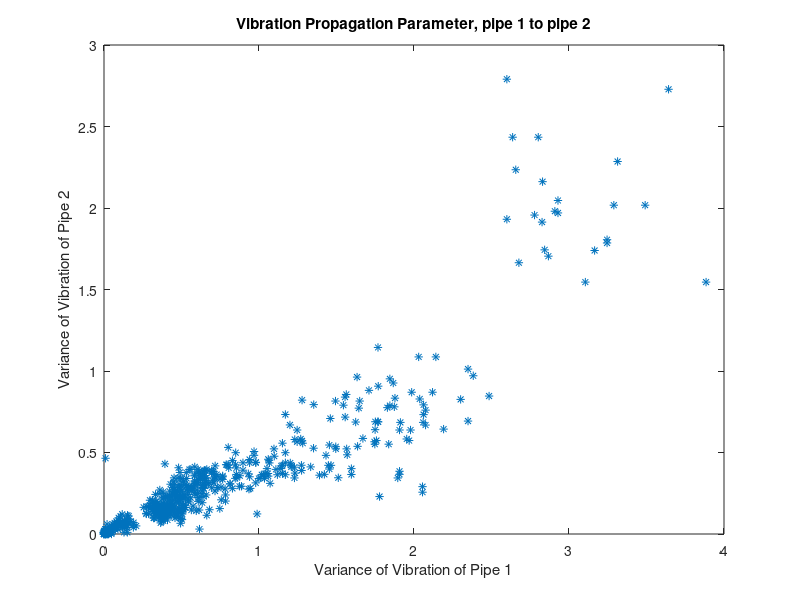
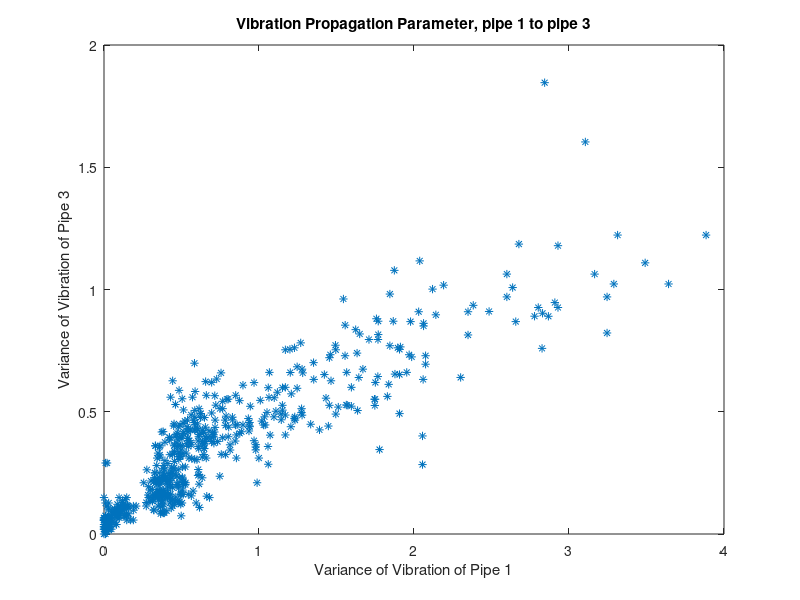
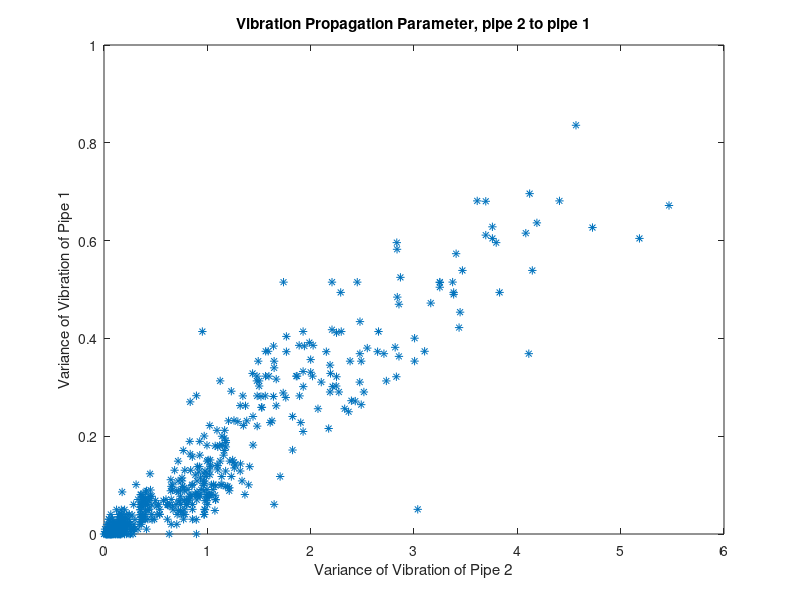
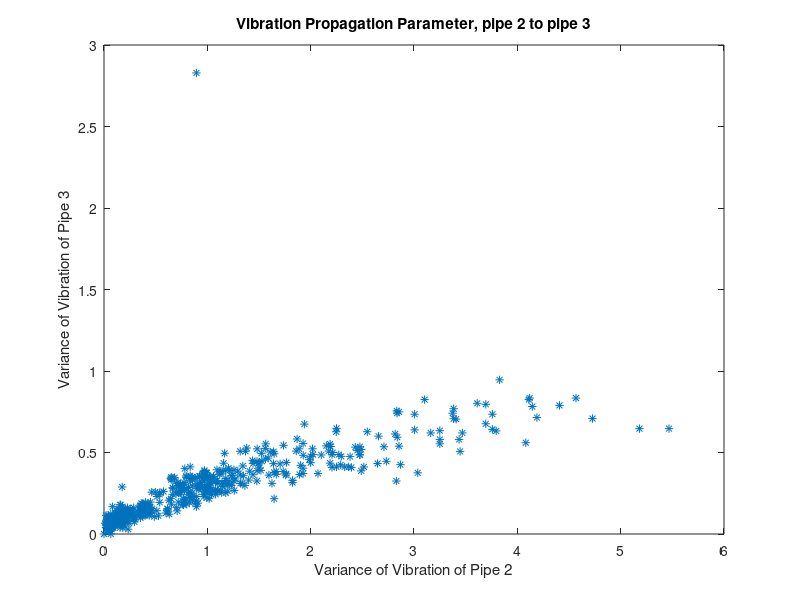

Reproduce these figures in MATLAB, in order. (Note: this script raises an error after producing the figures.)
clear all
close all
load data_copper_on.txt
load data_pvc_on.txt

plot(data_copper_on(:,2),data_copper_on(:,3),'*')
title('Vibration Propagation Parameter, pipe 1 to pipe 2')
xlabel('Variance of Vibration of Pipe 1')
ylabel('Variance of Vibration of Pipe 2')
figure
plot(data_copper_on(:,2),data_copper_on(:,4),'*')
title('Vibration Propagation Parameter, pipe 1 to pipe 3')
xlabel('Variance of Vibration of Pipe 1')
ylabel('Variance of Vibration of Pipe 3')
figure
plot(data_pvc_on(:,3),data_pvc_on(:,2),'*')
title('Vibration Propagation Parameter, pipe 2 to pipe 1')
xlabel('Variance of Vibration of Pipe 2')
ylabel('Variance of Vibration of Pipe 1')

figure
plot(data_pvc_on(:,3),data_pvc_on(:,4),'*')
title('Vibration Propagation Parameter, pipe 2 to pipe 3')
xlabel('Variance of Vibration of Pipe 2')
ylabel('Variance of Vibration of Pipe 3')

load data_gp.txt
load data_lp2.txt

data_gp = data_lp2;%(500:3887,:);
P12 = 0.52;
%P12 = 0.15;
P21 = 0.15;
P = [1 P21 ; P12 1];

length = size(data_gp,1);

V = zeros(2,length);
V1out = zeros(4, length);
V2out = zeros(4, length);
for i=1:length
    V(:,i) = abs(P\[data_gp(i,2);data_gp(i,3)]);
end

for i=1:length
    %V1out(:,i) = [(abs(V(1,i)))^(1/3);(abs(V(1,i)))^(1/2);abs(V(1,i));1];
    %V2out(:,i) = [(abs(V(2,i)))^(1/3);(abs(V(2,i)))^(1/2);abs(V(2,i));1];
    V1out(:,i) = [((V(1,i)))^(1/3);((V(1,i)))^(1/2);(V(1,i));1];
    V2out(:,i) = [((V(2,i)))^(1/3);((V(2,i)))^(1/2);(V(2,i));1];

end


% f = [zeros(1,4) zeros(1,4) ones(1,length)]';
% 
Vout = [V1out ; V2out];
% A= [ Vout' -eye(length);
%      -Vout' -eye(length)];
% b= [data_gp(:,1);-data_gp(:,1)];
% 
% X=linprog(f,A,b);
    


% cvx_begin
%     variables x(8);
%     Vtemp = Vout'*x;
%     for i = 1:length
%         temp(i) = sum(data_gp(1:i,1)-Vtemp(1:i));
%     end
%     minimize(norm(temp,Inf))
%     x >= 0
% cvx_end
%  


cvx_begin
    variables x(8);
    Vtemp = Vout'*x;
    minimize(norm(data_gp(:,1)-Vtemp,Inf))
    x >= 0
cvx_end

X=x

scale = 0:0.1:9;


for i=1:length
    F1(i) = X(1)*(abs(V(1,i)))^(1/3)+X(2)*(abs(V(1,i)))^(1/2)+X(3)*(abs(V(1,i)))+X(4);
    F2(i) = X(1)*(abs(V(2,i)))^(1/3)+X(2)*(abs(V(2,i)))^(1/2)+X(3)*(abs(V(2,i)))+X(4);
end

plot(data_gp(:,1),F1, '*')
hold on
plot(data_gp(:,1),F2, 'r*')
figure
plot(data_gp(:,1),F2+F1, 'r*')
hold on
plot(data_gp(:,1),data_gp(:,1))

figure
plot((1:length)*0.5, data_gp(:,1))
hold on
plot((1:length)*0.5, F2+F1, 'r*')

for i=1:length
    F1sum(i) = sum(F1(1:i));
    F2sum(i) = sum(F2(1:i));
    data_gp_sum(i) = sum(data_gp(1:i,1));
end

figure
plot((1:length)*0.5, data_gp_sum(:))
hold on
plot((1:length)*0.5, F2sum+F1sum, 'r.')
plot((1:length)*0.5, F1sum, 'y.')
plot((1:length)*0.5, F2sum, 'm.')

figure 
plot((1:length)*0.5, F1, 'y.')
hold on
plot((1:length)*0.5, F2, 'm.')
plot((1:length)*0.5, F2+F1, 'r.')
plot((1:length)*0.5, data_gp(:,1), '.')


windowSize = 30;
F1filtered = filter(ones(1,windowSize)/windowSize,1,F1);
F2filtered = filter(ones(1,windowSize)/windowSize,1,F2);
data_gp_filtered = filter(ones(1,windowSize)/windowSize,1,data_gp);

figure 
plot((1:length)*0.5, F1filtered, 'y')
hold on
plot((1:length)*0.5, F2filtered, 'm')
plot((1:length)*0.5, (F2filtered+F1filtered), 'r')
plot((1:length)*0.5, data_gp_filtered(:,1))

